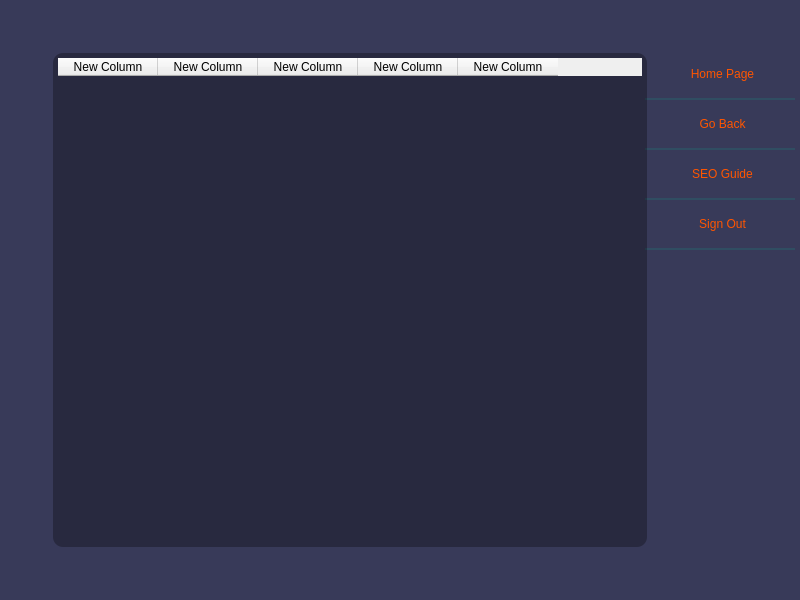
<?xml version="1.0" encoding="UTF-8"?>
<ui version="4.0">
 <class>Dialog</class>
 <widget class="QDialog" name="Dialog">
  <property name="geometry">
   <rect>
    <x>0</x>
    <y>0</y>
    <width>800</width>
    <height>600</height>
   </rect>
  </property>
  <property name="windowTitle">
   <string>Dialog</string>
  </property>
  <widget class="QWidget" name="widget" native="true">
   <property name="geometry">
    <rect>
     <x>0</x>
     <y>0</y>
     <width>800</width>
     <height>600</height>
    </rect>
   </property>
   <property name="styleSheet">
    <string notr="true">QWidget#widget{
	background-color: rgb(56, 58, 89);
	color: rgb(220, 220, 220);
}</string>
   </property>
   <widget class="QPushButton" name="home">
    <property name="geometry">
     <rect>
      <x>645</x>
      <y>50</y>
      <width>150</width>
      <height>50</height>
     </rect>
    </property>
    <property name="styleSheet">
     <string notr="true">QPushButton{
	font: 75 9pt &quot;Constantia&quot;;
	color: rgb(255, 85, 0);
	background-color: rgba(0, 0, 0, 0);
	border: none;
	border-bottom: 2px solid rgba(46, 82, 101, 200);
	padding-left: 5px;
}

QPushButton:hover{
	font: 75 9pt &quot;Constantia&quot;;
	color: rgb(255, 85, 0);
	background-color: rgba(0, 0, 0, 0);
	border: none;
	border-bottom: 2px solid rgb(255, 85, 0);
}
</string>
    </property>
    <property name="text">
     <string>Home Page</string>
    </property>
   </widget>
   <widget class="QPushButton" name="goback">
    <property name="geometry">
     <rect>
      <x>645</x>
      <y>100</y>
      <width>150</width>
      <height>50</height>
     </rect>
    </property>
    <property name="styleSheet">
     <string notr="true">QPushButton{
	font: 75 9pt &quot;Constantia&quot;;
	color: rgb(255, 85, 0);
	background-color: rgba(0, 0, 0, 0);
	border: none;
	border-bottom: 2px solid rgba(46, 82, 101, 200);
	padding-left: 5px;
}

QPushButton:hover{
	font: 75 9pt &quot;Constantia&quot;;
	color: rgb(255, 85, 0);
	background-color: rgba(0, 0, 0, 0);
	border: none;
	border-bottom: 2px solid rgb(255, 85, 0);
}
</string>
    </property>
    <property name="text">
     <string>Go Back</string>
    </property>
   </widget>
   <widget class="QPushButton" name="logout">
    <property name="geometry">
     <rect>
      <x>645</x>
      <y>200</y>
      <width>150</width>
      <height>50</height>
     </rect>
    </property>
    <property name="styleSheet">
     <string notr="true">QPushButton{
	font: 75 9pt &quot;Constantia&quot;;
	color: rgb(255, 85, 0);
	background-color: rgba(0, 0, 0, 0);
	border: none;
	border-bottom: 2px solid rgba(46, 82, 101, 200);
	padding-left: 5px;
}

QPushButton:hover{
	font: 75 9pt &quot;Constantia&quot;;
	color: rgb(255, 85, 0);
	background-color: rgba(0, 0, 0, 0);
	border: none;
	border-bottom: 2px solid rgb(255, 85, 0);
}
</string>
    </property>
    <property name="text">
     <string>Sign Out</string>
    </property>
   </widget>
   <widget class="QPushButton" name="seoguidescreen">
    <property name="geometry">
     <rect>
      <x>645</x>
      <y>150</y>
      <width>150</width>
      <height>50</height>
     </rect>
    </property>
    <property name="styleSheet">
     <string notr="true">QPushButton{
	font: 75 9pt &quot;Constantia&quot;;
	color: rgb(255, 85, 0);
	background-color: rgba(0, 0, 0, 0);
	border: none;
	border-bottom: 2px solid rgba(46, 82, 101, 200);
	padding-left: 5px;
}

QPushButton:hover{
	font: 75 9pt &quot;Constantia&quot;;
	color: rgb(255, 85, 0);
	background-color: rgba(0, 0, 0, 0);
	border: none;
	border-bottom: 2px solid rgb(255, 85, 0);
}
</string>
    </property>
    <property name="text">
     <string>SEO Guide</string>
    </property>
   </widget>
   <widget class="QTableWidget" name="tableWidget">
    <property name="geometry">
     <rect>
      <x>50</x>
      <y>50</y>
      <width>600</width>
      <height>500</height>
     </rect>
    </property>
    <property name="styleSheet">
     <string notr="true">QTableWidget{
	background-color: rgba(0, 0, 0, 75);
	color: rgb(220, 220, 220);
	border-radius: 10px;
	margin: 3px;
	padding: 5px;
}

QTableWidget:hover{
	border: 3px solid rgb(230, 208, 255);
}</string>
    </property>
    <column>
     <property name="text">
      <string>New Column</string>
     </property>
    </column>
    <column>
     <property name="text">
      <string>New Column</string>
     </property>
    </column>
    <column>
     <property name="text">
      <string>New Column</string>
     </property>
    </column>
    <column>
     <property name="text">
      <string>New Column</string>
     </property>
    </column>
    <column>
     <property name="text">
      <string>New Column</string>
     </property>
    </column>
   </widget>
  </widget>
 </widget>
 <resources/>
 <connections/>
</ui>
